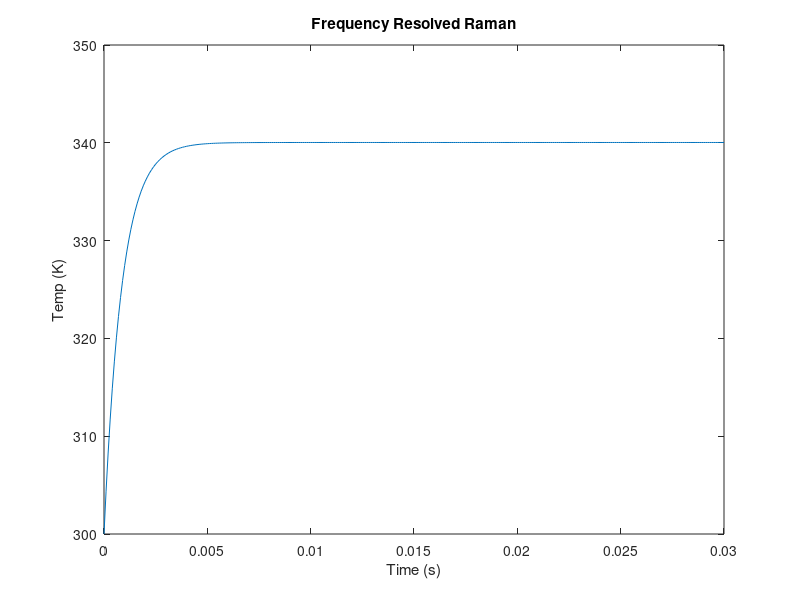

Write MATLAB code to recreate this figure.
%THIS IS PETER
% https://www.mathworks.com/help/matlab/ref/integral.html
clc
clear all
close all

rho=2328; % kg/m^3                                   %Peter: 10960 to 2328 for silicon
cp=712; % J/kg*K                                      %237 to 712
k=150; % W/m*K                                          %8 to 150
alpha = k/(cp*rho);
kg = 0.024; % air W/m*K
alphag = 1.9e-5; % air m^2/s
x1 = 418.95e-6; % m
x2 = 438.88e-6; % m
L = 450e-6; % m cantilever length
D1 = 31e-6; % Spot size, m
D2 = 65.3e-6; % spot size, m
thick = 2.5e-6; % m
h = 22e-6;
vol = D1*D2*thick;
P0 = 7.9e-3;
g = P0/vol;
eps = 0.1;          % emissivity
sigma = 5.67e-8;    % Stephan-Boltzman Constant
T0 = 300;
f0 = 10^5;

%% Freq Resolved Raman
error_series=1e-15;
sum_series=0;
delta_T=1;
clear m
m=1;
clear t
t = [0:0.0001:0.03]; % Time
l = L-h/2;

while (delta_T>error_series)
        Cm = ((1-(-1)^m)*cos((m*pi*x1)/(2*l)))^2/(m^4*pi^4);                %got rid of a negative in the cos
        delta_T=Cm * ((1-exp(-(m^2*pi^2*alpha*t)/(4*l^2)))/...
            (1+exp(-(m^2*pi^2*alpha)/(8*f0*l^2))));
        sum_series=sum_series+delta_T;
        m=m+1;
end
C0 = 8*g*L^3/((l-x1)*k);
theta_pulse = C0 * sum_series;
T = theta_pulse+T0;

figure;
plot(t,T);
xlabel('Time (s)')
ylabel('Temp (K)')
title('Frequency Resolved Raman')